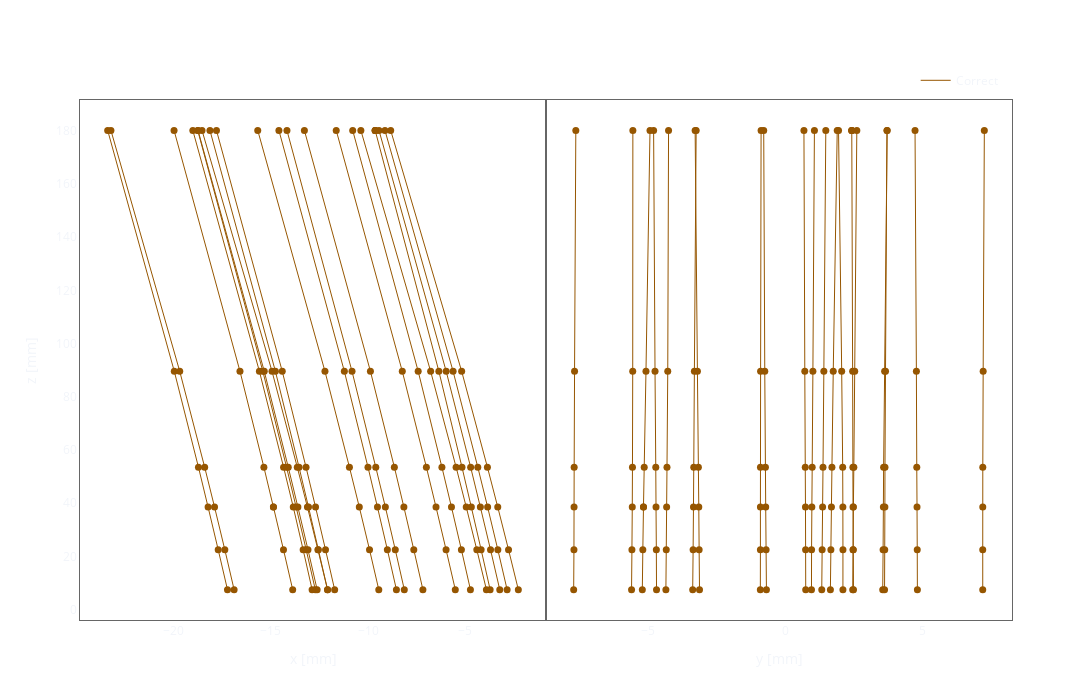

Notebook source saved alongside this figure:
### Code cell
df_node, df_edge = get_event(
    input_dir='/Users/avencast/PycharmProjects/trkgnn/workspace/bepc.magnet/Tracker_GNN.root',
    collection='RecTrk1',
    index=0
)

plot_xyz_plotly(df_node, df_edge, threshold=0.5, no_predict=True)
